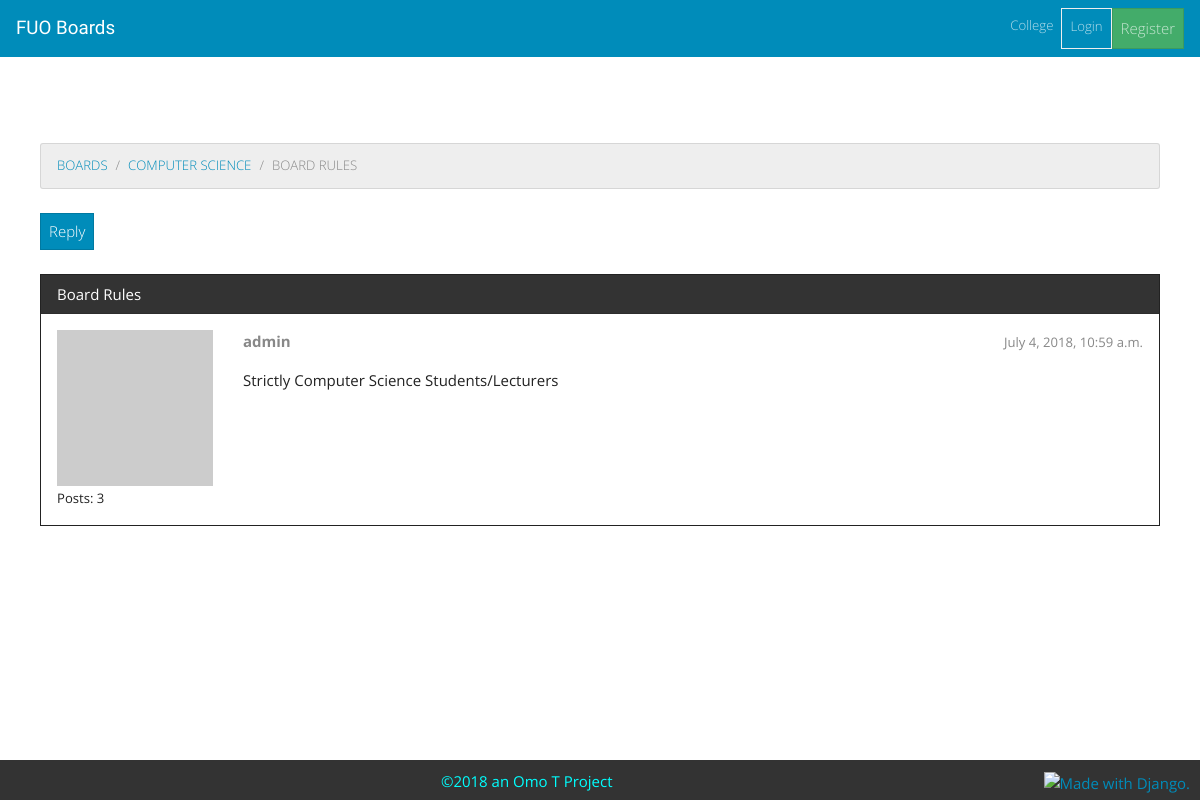
The page /boards/5/topics/8 on the database its author committed.
### board/models.py (models this page shows, shortened)
class Topic(models.Model):
    subject = models.CharField(max_length=255)
    last_updated = models.DateTimeField(auto_now_add=True)
    board = models.ForeignKey(Board, on_delete=models.CASCADE, related_name='topics')
    starter = models.ForeignKey(User, on_delete=models.CASCADE, related_name='topics')
    views = models.PositiveIntegerField(default=0)

class Board(models.Model):
    name = models.CharField(max_length=30, unique=True)
    description = models.CharField(max_length=256)

class Post(models.Model):
    message = models.TextField(max_length=4000)
    topic = models.ForeignKey(Topic, on_delete=models.CASCADE, related_name="posts")
    created_at = models.DateTimeField(auto_now_add=True)
    updated_at = models.DateTimeField(null=True)
    created_by = models.ForeignKey(User, on_delete=models.CASCADE, related_name="posts")
    updated_by = models.ForeignKey(User, on_delete=models.CASCADE, null=True, related_name="+")
    def get_message_as_markdown(self):
        return mark_safe(markdown(self.message, safe_mode='escape'))

### board/views.py (the view)
# urls.py: path('boards/<int:pk>/topics/<int:topic_pk>', views.PostListView.as_view(), name='topic_posts'),
class PostListView(ListView):
    model = Post
    context_object_name = 'posts'
    template_name = 'topic_posts.html'
    paginate_by = 2
    def get_context_data(self, **kwargs):
        session_key = 'viewed_topic_{}'.format(self.topic.pk)
        if not self.request.session.get(session_key, False):
            self.topic.views += 1
            self.topic.save()
            self.request.session[session_key] = True
        kwargs['topic'] = self.topic
        return super().get_context_data(**kwargs)
    def get_queryset(self):
        self.topic = get_object_or_404(Topic, board__pk=self.kwargs.get('pk'), pk=self.kwargs.get('topic_pk'))
        queryset = self.topic.posts.order_by('created_at')
        return queryset

### board/templatetags/gravatar.py (called while the page is built)
@register.filter
def gravatar(user):
    email = user.email.lower().encode('utf-8')
    default = 'mm'
    size = 256
    url = 'https://www.gravatar.com/avatar/{md5}?{params}'.format(
        md5=hashlib.md5(email).hexdigest(),
        params=urlencode({'d': default, 's': str(size)})
    )
    return url

### templates/topic_posts.html (shortened to what this page needs)
{% extends 'base.html' %}
{% load static %}
{% load gravatar %}
{% block breadcrumb %}
  <li class="breadcrumb-item"><a href="{% url 'home' %}">Boards</a></li>
  <li class="breadcrumb-item"><a href="{% url 'board_topics' topic.board.pk %}">{{ topic.board.name }}</a></li>
  <li class="breadcrumb-item active">{{ topic.subject }}</li>
{% endblock %}
{% block content %}
    <div class="mb-4">
        <a href="{% url 'reply_topic' topic.board.pk topic.pk %}" class="btn btn-primary" role="button">Reply</a>
    </div>
    {% for post in posts %}
        <div id="{{ post.pk }}" class="card {% if forloop.last %}mb-4{% else %}mb-2{% endif %} {% if forloop.first %}border-dark{% endif %}">
            {% if forloop.first %}
            <div class="card-header text-white bg-dark py-2 px-3">{{ topic.subject }}</div>
            {% endif %}
            <div class="card-body p-3">
                <div class="row">
                    <div class="col-2">
                        <img src="{{ post.created_by|gravatar }}" alt="{{ post.created_by.username }}" class="w-100">
                        <small>Posts: {{ post.created_by.posts.count }}</small>
                    </div>
                    <div class="col-10">
                        <div class="row mb-3">
                            <div class="col-6">
                                <strong class="text-muted">{{ post.created_by.username }}</strong>
                            </div>
                            <div class="col-6 text-right">
                                <small class="text-muted">{{ post.created_at }}</small>
                            </div>
                        </div>
                        {{ post.get_message_as_markdown }}
                    </div>
                </div>
            </div>
        </div>
    {% endfor %}
{% endblock %}

### rows shown on the page
Topic: board.name "COMPUTER SCIENCE", subject "BOARD RULES", subject "Board Rules"
Post: created_by.posts.count "3", created_by.username "admin", created_at "July 4, 2018, 10:59 a.m.", get_message_as_markdown "Strictly Computer Science Students/Lecturers"
